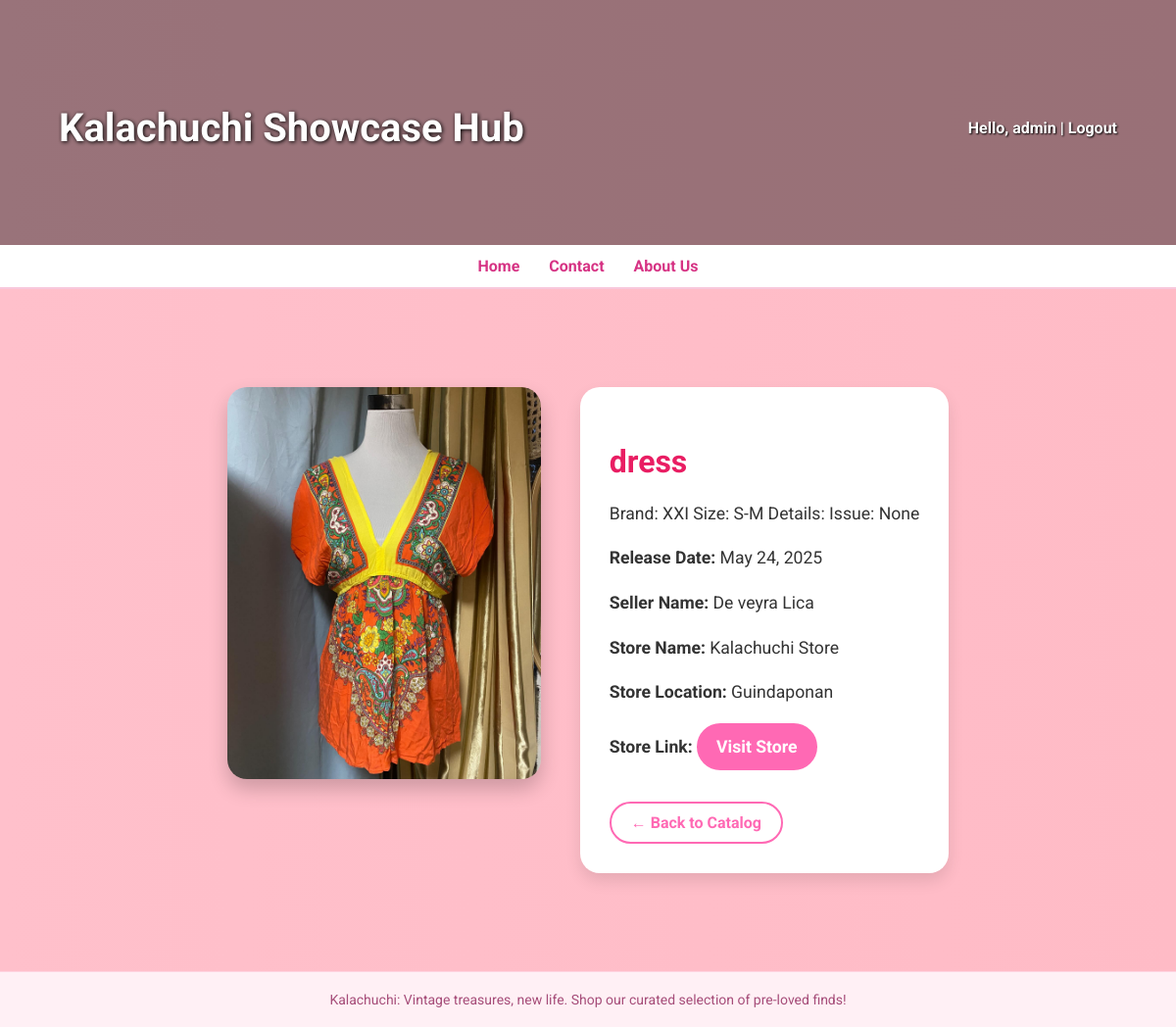
The app's page /catalog/18/ (signed in) with its own data.
### main/models.py (models this page shows, shortened)
class TeaserItem(models.Model):
    title = models.CharField(max_length=100)
    image = models.ImageField(upload_to='teasers/')
    description = models.TextField()
    created_at = models.DateTimeField(auto_now_add=True)
    Available = models.DateTimeField()
    category = models.CharField(max_length=10, choices=CATEGORY_CHOICES)
    seller_name = models.CharField(max_length=100, default="Unknown Seller")
    store_name = models.CharField(max_length=100, default="Unknown Store")
    store_location = models.CharField(max_length=200, default="Unknown Location")
    store_link = models.URLField(default="https://example.com")

### main/views.py (the view)
# urls.py: path('catalog/<int:item_id>/', views.catalog_detail, name='catalog_detail'),
def catalog_detail(request, item_id):
    item = get_object_or_404(TeaserItem, id=item_id)
    return render(request, 'home/catalog_detail.html', {'item': item})

### main/templates/home/catalog_detail.html
{% extends "main/base.html" %}
{% load static %}
{% block content %}
<link rel="stylesheet" href="{% static 'css/catalog_detail.css' %}">
<div class="catalog-detail-container">
    <img src="{{ item.image.url }}" alt="{{ item.title }}" class="catalog-detail-image">
    <div class="catalog-detail-info">
        <h2>{{ item.title }}</h2>
        <p>{{ item.description }}</p>
        <p><strong>Release Date:</strong> {{ item.created_at|date:"M d, Y" }}</p>
        <p><strong>Seller Name:</strong> {{ item.seller_name }}</p>
        <p><strong>Store Name:</strong> {{ item.store_name }}</p>
        <p><strong>Store Location:</strong> {{ item.store_location }}</p>
        <p><strong>Store Link:</strong>
            <a href="{{ item.store_link }}" target="_blank" class="btn-pink">Visit Store</a>
        </p>
        <a href="{% url 'catalog_page' %}" class="btn-outline" style="margin-top: 20px;">← Back to Catalog</a>
    </div>
</div>
{% endblock %}

### main/templates/main/base.html (shortened to what this page needs)
{% load static %}
<!DOCTYPE html>
<html lang="en">
<head>
    <link rel="stylesheet" href="{% static 'css/base.css' %}">
</head>
<body>
    <header class="main-header rotating-header">
        <div class="header-content">
            <h1 class="site-title">Kalachuchi Showcase Hub</h1>
            <div class="auth-links">
                {% if user.is_authenticated %}
                    <p>Hello, <strong>{{ user.username }}</strong> | <a href="{% url 'logout' %}">Logout</a></p>
                {% else %}
                    <a href="{% url 'login' %}">Login</a>
                {% endif %}
            </div>
        </div>
    </header>
    <nav class="main-nav">
        <a href="{% url 'home' %}">Home</a>
        <a href="{% url 'contact' %}">Contact</a>
        <a href="{% url 'about' %}">About Us</a>
    </nav>
    <main class="container">
        {% block content %}
        {% endblock %}
    </main>
    <footer class="main-footer">
        Kalachuchi: Vintage treasures, new life. Shop our curated selection of pre-loved finds!
    </footer>
</body>
</html>

### main/static/css/base.css (style rules this page uses)
body { font-family: 'Roboto', sans-serif; margin: 0; background: linear-gradient(270deg, #ffc0cb, #ffb6c1, #ffe4e1); background-size: 600% 600%; animation: gradientShift 15s ease infinite; }
.rotating-header { position: relative; height: 250px; overflow: hidden; }
.rotating-header::after { content: ""; position: absolute; top: 0; left: 0; width: 100%; height: 100%; background-color: rgba(0, 0, 0, 0.4); z-index: 1; }
.header-content { position: relative; z-index: 2; display: flex; justify-content: space-between; align-items: center; padding: 80px 60px 0; }
.site-title { font-size: 2.5rem; font-weight: 700; animation: fadeInDown 2s ease; color: white; text-shadow: 1px 1px 4px #000; }
.auth-links { display: flex; align-items: center; gap: 10px; }
.auth-links a, .auth-links p { color: white; font-weight: bold; text-decoration: none; margin: 0; text-shadow: 1px 1px 2px #000; }
.main-nav { background-color: #fff; display: flex; justify-content: center; padding: 12px 0; gap: 30px; border-bottom: 2px solid #f8c8dc; font-weight: 500; transition: background-color 0.3s ease; }
.main-nav a { text-decoration: none; color: #d63384; font-weight: bold; position: relative; transition: color 0.3s ease; }
.main-nav a::after { content: ""; position: absolute; width: 0%; height: 2px; bottom: -4px; left: 0; background-color: #ff69b4; transition: width 0.3s ease; }
.container { padding: 40px 30px; }
.main-footer { background-color: #fff0f5; padding: 20px; text-align: center; font-size: 14px; color: #a64d79; border-top: 1px solid #ffd3e0; }

### main/static/css/catalog_detail.css (style rules this page uses)
body { font-family: 'Roboto', sans-serif; margin: 0; background: linear-gradient(to right, #ffc0cb, #ffb6c1, #ffe4e1); background-size: 400% 400%; animation: gradientBG 15s ease infinite; transition: background 0.5s ease; }
.catalog-detail-container { display: flex; flex-wrap: wrap; justify-content: center; align-items: flex-start; gap: 40px; padding: 60px 30px; color: #333; transition: all 0.3s ease; }
.catalog-detail-image { width: 320px; border-radius: 20px; box-shadow: 0 10px 20px rgba(0,0,0,0.2); transition: transform 0.4s ease, box-shadow 0.4s ease; }
.catalog-detail-info { max-width: 600px; background: #fff; border-radius: 20px; padding: 30px; box-shadow: 0 8px 16px rgba(0,0,0,0.1); transition: box-shadow 0.3s ease, transform 0.3s ease; }
.catalog-detail-info h2 { color: #e91e63; font-size: 2rem; margin-bottom: 20px; font-weight: 700; transition: color 0.3s ease; }
.catalog-detail-info p { font-size: 1.1rem; margin-bottom: 12px; line-height: 1.6; transition: color 0.3s ease; }
.btn-pink, .btn-outline { display: inline-block; padding: 10px 20px; border-radius: 30px; font-weight: 700; text-decoration: none; transition: all 0.3s ease; cursor: pointer; }
.btn-pink { background: #ff69b4; color: #fff; transition: background 0.3s ease, transform 0.3s ease; }
.btn-outline { border: 2px solid #ff69b4; color: #ff69b4; background: transparent; }

### records on screen
TeaserItem: image (picture), title "dress", description "Brand: XXI Size: S-M Details: Issue: None", created_at "May 24, 2025", seller_name "De veyra Lica", store_name "Kalachuchi Store", store_location "Guindaponan"

### other values on screen
{{ user.username }} "admin"
